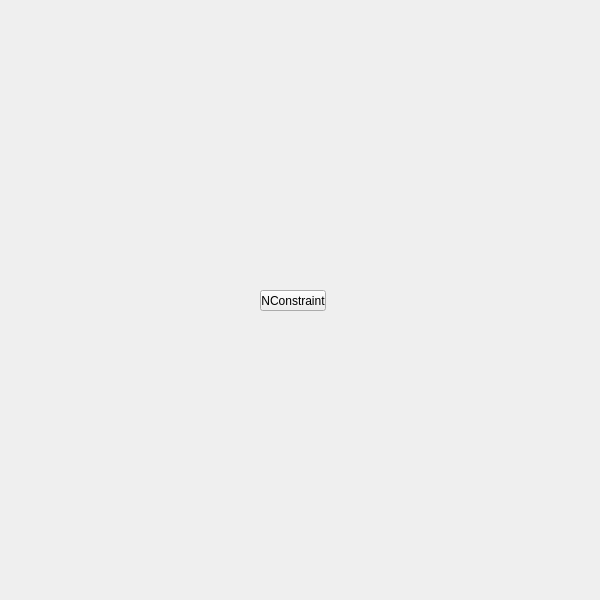
<?xml version="1.0" encoding="UTF-8"?>
<ui version="4.0">
 <class>QtUi</class>
 <widget class="QMainWindow" name="QtUi">
  <property name="enabled">
   <bool>true</bool>
  </property>
  <property name="geometry">
   <rect>
    <x>0</x>
    <y>0</y>
    <width>600</width>
    <height>600</height>
   </rect>
  </property>
  <property name="sizePolicy">
   <sizepolicy hsizetype="Ignored" vsizetype="Ignored">
    <horstretch>0</horstretch>
    <verstretch>0</verstretch>
   </sizepolicy>
  </property>
  <property name="minimumSize">
   <size>
    <width>0</width>
    <height>0</height>
   </size>
  </property>
  <property name="maximumSize">
   <size>
    <width>600</width>
    <height>600</height>
   </size>
  </property>
  <property name="toolButtonStyle">
   <enum>Qt::ToolButtonIconOnly</enum>
  </property>
  <property name="tabShape">
   <enum>QTabWidget::Triangular</enum>
  </property>
  <property name="dockNestingEnabled">
   <bool>true</bool>
  </property>
  <property name="dockOptions">
   <set>QMainWindow::AllowNestedDocks|QMainWindow::AllowTabbedDocks|QMainWindow::AnimatedDocks|QMainWindow::ForceTabbedDocks</set>
  </property>
  <widget class="QWidget" name="widget">
   <property name="sizePolicy">
    <sizepolicy hsizetype="Ignored" vsizetype="Ignored">
     <horstretch>0</horstretch>
     <verstretch>0</verstretch>
    </sizepolicy>
   </property>
   <widget class="QPushButton" name="i037">
    <property name="geometry">
     <rect>
      <x>260</x>
      <y>290</y>
      <width>66</width>
      <height>21</height>
     </rect>
    </property>
    <property name="minimumSize">
     <size>
      <width>0</width>
      <height>21</height>
     </size>
    </property>
    <property name="maximumSize">
     <size>
      <width>66</width>
      <height>21</height>
     </size>
    </property>
    <property name="accessibleName">
     <string>ncontraint</string>
    </property>
    <property name="text">
     <string>NConstraint</string>
    </property>
   </widget>
  </widget>
 </widget>
 <resources/>
 <connections/>
 <designerdata>
  <property name="gridDeltaX">
   <number>5</number>
  </property>
  <property name="gridDeltaY">
   <number>10</number>
  </property>
  <property name="gridSnapX">
   <bool>true</bool>
  </property>
  <property name="gridSnapY">
   <bool>true</bool>
  </property>
  <property name="gridVisible">
   <bool>true</bool>
  </property>
 </designerdata>
</ui>
